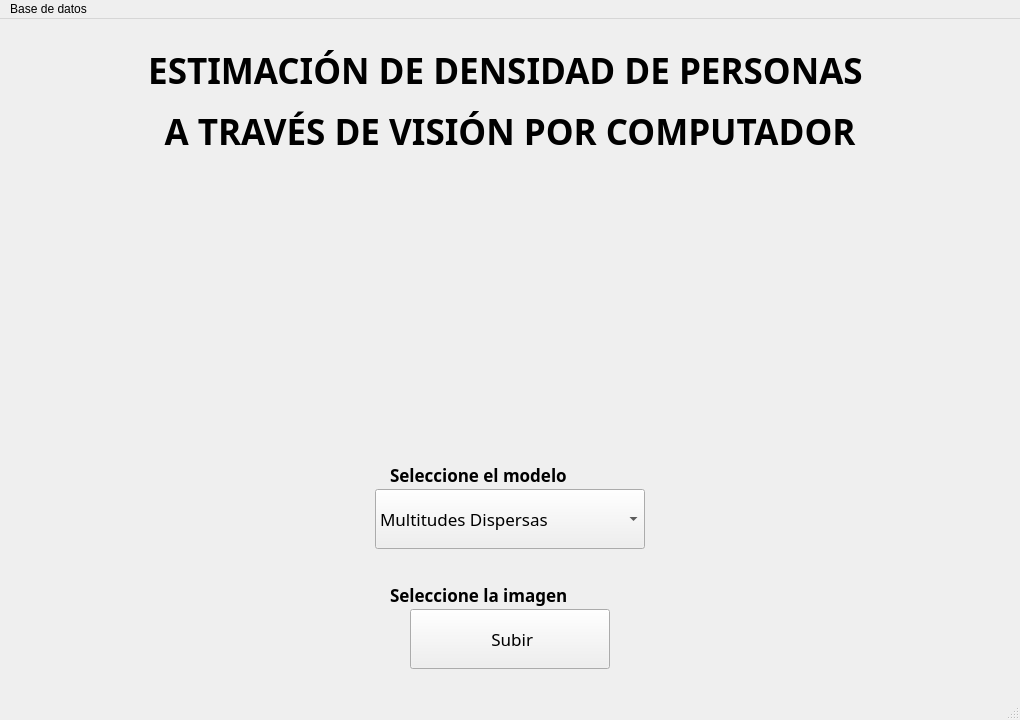
<?xml version="1.0" encoding="UTF-8"?>
<ui version="4.0">
 <class>MainWindow</class>
 <widget class="QMainWindow" name="MainWindow">
  <property name="enabled">
   <bool>true</bool>
  </property>
  <property name="geometry">
   <rect>
    <x>0</x>
    <y>0</y>
    <width>1020</width>
    <height>720</height>
   </rect>
  </property>
  <property name="minimumSize">
   <size>
    <width>1020</width>
    <height>720</height>
   </size>
  </property>
  <property name="maximumSize">
   <size>
    <width>1020</width>
    <height>720</height>
   </size>
  </property>
  <property name="font">
   <font>
    <stylestrategy>PreferAntialias</stylestrategy>
   </font>
  </property>
  <property name="windowTitle">
   <string>Estimación de Densidad de Personas a través de Visión por Computador</string>
  </property>
  <property name="windowIcon">
   <iconset>
    <normaloff>../Recursos/crowd2.png</normaloff>../Recursos/crowd2.png</iconset>
  </property>
  <widget class="QWidget" name="centralwidget">
   <widget class="QLabel" name="Titulo">
    <property name="geometry">
     <rect>
      <x>0</x>
      <y>0</y>
      <width>1020</width>
      <height>165</height>
     </rect>
    </property>
    <property name="font">
     <font>
      <family>Helvetica LT Std Fractions</family>
      <pointsize>26</pointsize>
      <italic>false</italic>
      <strikeout>false</strikeout>
      <stylestrategy>PreferAntialias</stylestrategy>
      <kerning>true</kerning>
     </font>
    </property>
    <property name="text">
     <string>&lt;html&gt;&lt;head/&gt;&lt;body&gt;&lt;p align=&quot;center&quot;&gt;&lt;span style=&quot; font-size:26pt; font-weight:600;&quot;&gt;ESTIMACIÓN DE DENSIDAD DE PERSONAS &lt;/span&gt;&lt;/p&gt;&lt;p align=&quot;center&quot;&gt;&lt;span style=&quot; font-size:26pt; font-weight:600;&quot;&gt;A TRAVÉS DE VISIÓN POR COMPUTADOR&lt;/span&gt;&lt;/p&gt;&lt;/body&gt;&lt;/html&gt;</string>
    </property>
    <property name="scaledContents">
     <bool>true</bool>
    </property>
    <property name="alignment">
     <set>Qt::AlignCenter</set>
    </property>
   </widget>
   <widget class="QPushButton" name="BotonImagenes">
    <property name="geometry">
     <rect>
      <x>410</x>
      <y>590</y>
      <width>200</width>
      <height>60</height>
     </rect>
    </property>
    <property name="font">
     <font>
      <family>Helvetica LT Std Fractions</family>
      <pointsize>13</pointsize>
      <weight>50</weight>
      <italic>false</italic>
      <bold>false</bold>
      <underline>false</underline>
      <stylestrategy>PreferAntialias</stylestrategy>
     </font>
    </property>
    <property name="styleSheet">
     <string notr="true"/>
    </property>
    <property name="text">
     <string> Subir</string>
    </property>
    <property name="icon">
     <iconset>
      <normaloff>Recursos/upload.png</normaloff>Recursos/upload.png</iconset>
    </property>
    <property name="iconSize">
     <size>
      <width>40</width>
      <height>40</height>
     </size>
    </property>
    <property name="autoRepeatDelay">
     <number>300</number>
    </property>
    <property name="autoDefault">
     <bool>true</bool>
    </property>
   </widget>
   <widget class="QLabel" name="label">
    <property name="geometry">
     <rect>
      <x>330</x>
      <y>140</y>
      <width>361</width>
      <height>294</height>
     </rect>
    </property>
    <property name="font">
     <font>
      <stylestrategy>PreferAntialias</stylestrategy>
     </font>
    </property>
    <property name="text">
     <string/>
    </property>
    <property name="pixmap">
     <pixmap>../Recursos/crowd2.png</pixmap>
    </property>
    <property name="scaledContents">
     <bool>true</bool>
    </property>
   </widget>
   <widget class="QLabel" name="label_3">
    <property name="geometry">
     <rect>
      <x>-20</x>
      <y>-10</y>
      <width>1241</width>
      <height>771</height>
     </rect>
    </property>
    <property name="text">
     <string/>
    </property>
    <property name="pixmap">
     <pixmap>../Recursos/Blanco.png</pixmap>
    </property>
    <property name="scaledContents">
     <bool>true</bool>
    </property>
   </widget>
   <widget class="QComboBox" name="comboBox">
    <property name="geometry">
     <rect>
      <x>375</x>
      <y>470</y>
      <width>270</width>
      <height>60</height>
     </rect>
    </property>
    <property name="font">
     <font>
      <family>Helvetica LT Std Fractions</family>
      <pointsize>13</pointsize>
      <stylestrategy>PreferAntialias</stylestrategy>
     </font>
    </property>
    <property name="editable">
     <bool>false</bool>
    </property>
    <item>
     <property name="text">
      <string>Multitudes Dispersas</string>
     </property>
    </item>
    <item>
     <property name="text">
      <string>Multitudes Densas</string>
     </property>
    </item>
    <item>
     <property name="text">
      <string>Multitudes Combinadas</string>
     </property>
    </item>
   </widget>
   <widget class="QLabel" name="label_4">
    <property name="geometry">
     <rect>
      <x>390</x>
      <y>440</y>
      <width>241</width>
      <height>31</height>
     </rect>
    </property>
    <property name="font">
     <font>
      <family>Helvetica LT Std Fractions</family>
      <pointsize>13</pointsize>
      <weight>75</weight>
      <bold>true</bold>
      <stylestrategy>PreferAntialias</stylestrategy>
     </font>
    </property>
    <property name="text">
     <string>Seleccione el modelo</string>
    </property>
    <property name="scaledContents">
     <bool>true</bool>
    </property>
   </widget>
   <widget class="QLabel" name="label_5">
    <property name="geometry">
     <rect>
      <x>390</x>
      <y>560</y>
      <width>241</width>
      <height>31</height>
     </rect>
    </property>
    <property name="font">
     <font>
      <family>Helvetica LT Std Fractions</family>
      <pointsize>13</pointsize>
      <weight>75</weight>
      <bold>true</bold>
      <stylestrategy>PreferAntialias</stylestrategy>
     </font>
    </property>
    <property name="text">
     <string>Seleccione la imagen</string>
    </property>
    <property name="scaledContents">
     <bool>true</bool>
    </property>
   </widget>
   <zorder>label_3</zorder>
   <zorder>label_4</zorder>
   <zorder>label</zorder>
   <zorder>Titulo</zorder>
   <zorder>BotonImagenes</zorder>
   <zorder>label_5</zorder>
   <zorder>comboBox</zorder>
  </widget>
  <widget class="QMenuBar" name="menubar">
   <property name="geometry">
    <rect>
     <x>0</x>
     <y>0</y>
     <width>1020</width>
     <height>26</height>
    </rect>
   </property>
   <widget class="QMenu" name="menuBase_de_Datos">
    <property name="title">
     <string>Base de datos</string>
    </property>
    <addaction name="actionHistorial_de_Consultas"/>
   </widget>
   <addaction name="menuBase_de_Datos"/>
  </widget>
  <widget class="QStatusBar" name="statusbar"/>
  <action name="actionSobre">
   <property name="icon">
    <iconset>
     <normaloff>Recursos/d1.png</normaloff>Recursos/d1.png</iconset>
   </property>
   <property name="text">
    <string>Sobre</string>
   </property>
  </action>
  <action name="actionHistorial_de_Consultas">
   <property name="icon">
    <iconset>
     <normaloff>../Recursos/database.png</normaloff>../Recursos/database.png</iconset>
   </property>
   <property name="text">
    <string>Historial</string>
   </property>
  </action>
  <action name="actionManual_de_Usuario">
   <property name="text">
    <string>Manual de Usuario</string>
   </property>
  </action>
  <action name="actionAutor">
   <property name="text">
    <string>Autor</string>
   </property>
  </action>
  <action name="actionAyuda">
   <property name="text">
    <string>Ayuda</string>
   </property>
  </action>
 </widget>
 <resources/>
 <connections/>
</ui>
